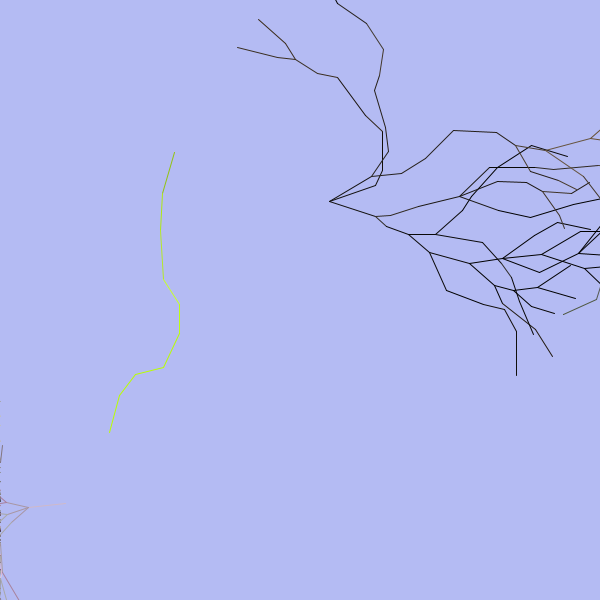
Frame 1 (no input)
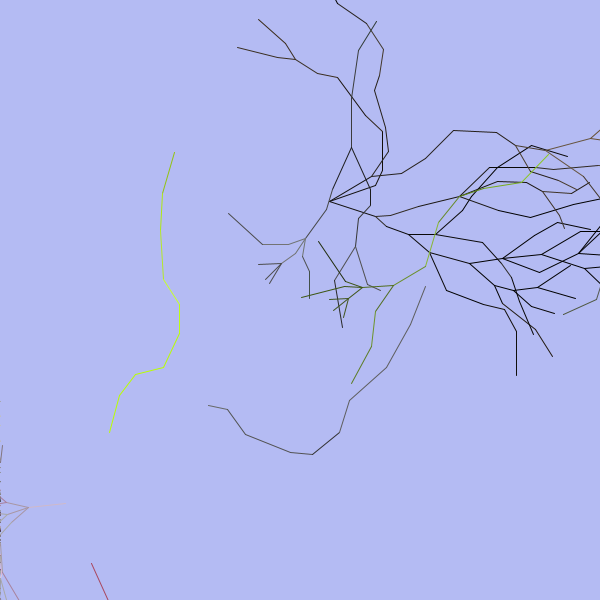
Frame 2 (the mouse pressed at the canvas centre, redrawn once)

The Processing sketch that drew these frames (run headless with seeded random() and noise(); the mouse was pressed at the canvas centre and the sketch redrawn once):

// Processing sketch: treesketch3b
// ── treesketch3b.pde
void setup() 
{ 
   size(600, 600);
   smooth();
   noLoop();
   colorMode(HSB);
   background(randint(256), randint(256), randint(256));
}

void mouseReleased()
{
   background(randint(256), randint(256), randint(256));
   redraw();
}

void draw()
{
   int original = randint(361);
   int sec = randint(361);
   int third = randint(361);
   int fourth = randint(361);

   while(similar(original, sec, third, fourth))
   {
      original = randint(361);
      sec = randint(361);
      third = randint(361);
      fourth = randint(361);
   }

   drawtree(randint(0, width - 2), randint(0, height - 2), original, 0, randint(256), randint(256), randint(50, 256), 10, 0);
   drawtree(randint(0, width - 2), randint(0, height - 2), sec, 0, randint(256), randint(256), randint(50, 256), 10, 0);
   drawtree(randint(0, width - 2), randint(0, height - 2), third, 0, randint(256), randint(256), randint(50, 256), 10, 0);
   drawtree(randint(0, width - 2), randint(0, height - 2), fourth, 0, randint(256), randint(256), randint(50, 256), 10, 0);
}

void drawtree(int x, int y, int angle, int distance, int Hue, int sat, int bright, int level, int cumulativeDistance)
{
   stroke(Hue, sat, bright);

   int type = randint(2);
   if(type == 1)
      sat += int(choose(random(15, 46), -(random(15, 46))));
   else
      bright += int(choose(random(15, 46), -(random(15, 46))));

   int[] temp = line2(x, y, distance, angle);
   x = temp[0];
   y = temp[1];
   
   distance = randint(15, 50);

   cumulativeDistance += distance;

   if(x < 0) x = 0;
   if(y < 0) y = 0;
   
   if(level > 1 || cumulativeDistance <= 250)
   {
      level--;

      type = randint(6);
      if(type == 0)
      {
         drawtree(x, y, angle + 25, distance, Hue, sat, bright, level, cumulativeDistance);
         drawtree(x, y, angle - 25, distance, Hue, sat, bright, level, cumulativeDistance);
      }
      else if(randint(12) == 0)
      {
         drawtree(x, y, angle + (randint(20, 35)), distance, Hue, sat, bright, level, cumulativeDistance);
         drawtree(x, y, angle + int(choose(random(20), -(random(20)))), distance, Hue, sat, bright, level, cumulativeDistance);
         drawtree(x, y, angle - (randint(20, 35)), distance, Hue, sat, bright, level, cumulativeDistance);
      }
      else
      {
         angle += int(choose(    random(5, 51)    ,     -(random(5, 51))    ));
         drawtree(x, y, angle, distance, Hue, sat, bright, level, cumulativeDistance);
      }
   }
}

int[] line2(int x, int y, int distance, int angle)
{
   angle -= 90;

   int[] output = { x + int(cos(radians(angle)) * distance), y + int(sin(radians(angle)) * distance)};

   //println("x: " + x + " y: " + y + " distance: " + distance + " angle: " + angle + " cos: " + cos(radians(angle)) + " sin: " + cos(radians(angle)));

   line(x, y, output[0], output[1]);
   return output;
}

float choose(float a, float b)
{
   int choice = randint(2);
   return (choice == 1 ? a : b);
}

int randint(int maximum)
{
   return int(random(maximum));
}
int randint(int minimum, int maximum)
{
   return int(random(minimum, maximum + 1));
}


boolean similar(int a, int b, int c, int d)
{
   int temps[] = {a, b, c, d};
   java.util.Arrays.sort(temps);
   if((temps[1] - temps[0]) < 35) return false;
   if((temps[2] - temps[1]) < 35) return false;
   if((temps[3] - temps[2]) < 35) return false;
   return true;
}
